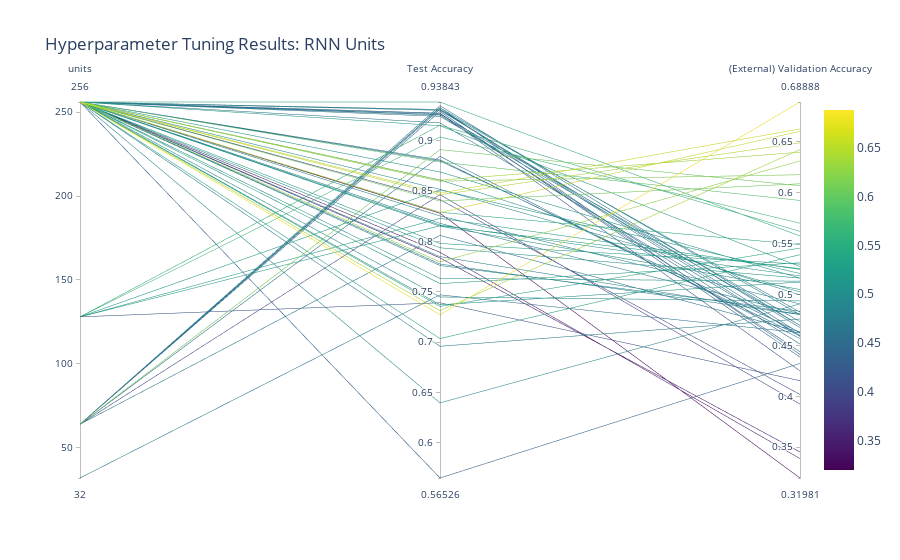

Source (notebook cell):
### Code cell
import plotly.graph_objects as go

import pandas as pd

import numpy as np


fig = go.Figure(data=
    go.Parcoords(
        line = dict(color = df['(External) Validation Accuracy'],
                   showscale = True,
                  ),
        dimensions = list([
            dict(label = "units", values = df['batch_size']),
            dict(label = "Test Accuracy", values = df['Test Accuracy']),
            dict(label = "(External) Validation Accuracy", values = df['(External) Validation Accuracy']),
        
        ])
    )
)
fig.update_layout(
    title='Hyperparameter Tuning Results: RNN Units'
)
fig.show()
